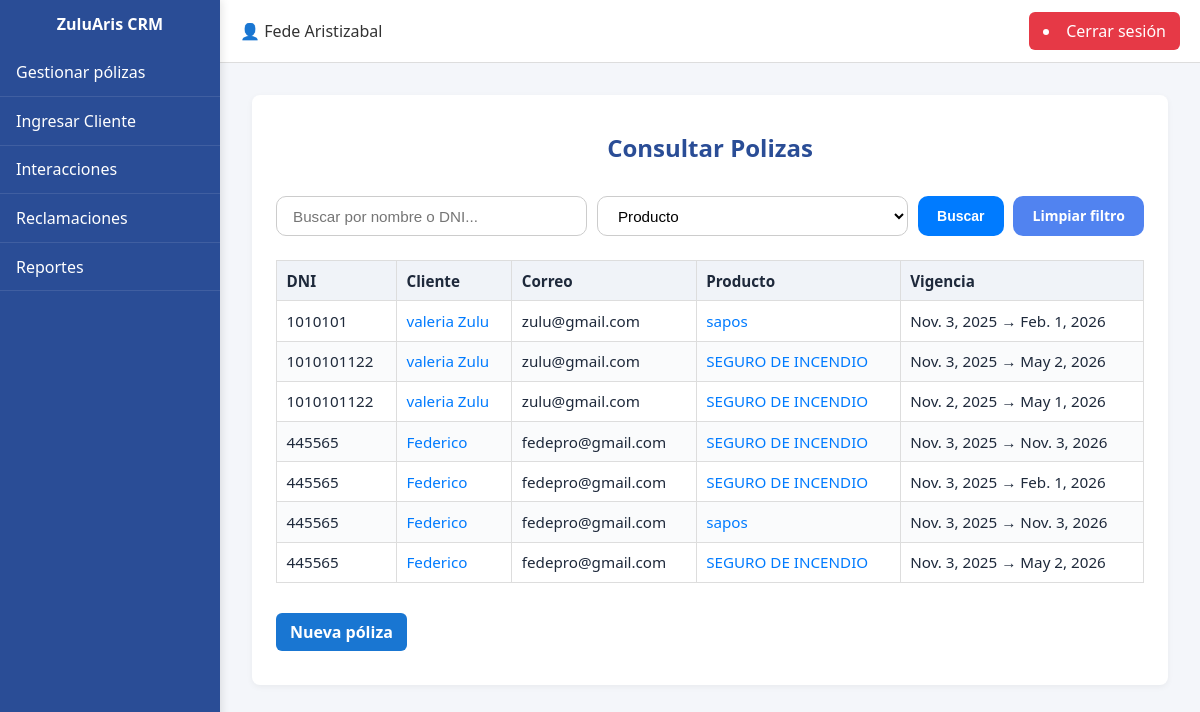
The page /gestionar/ (signed in) on the database as committed earlier.
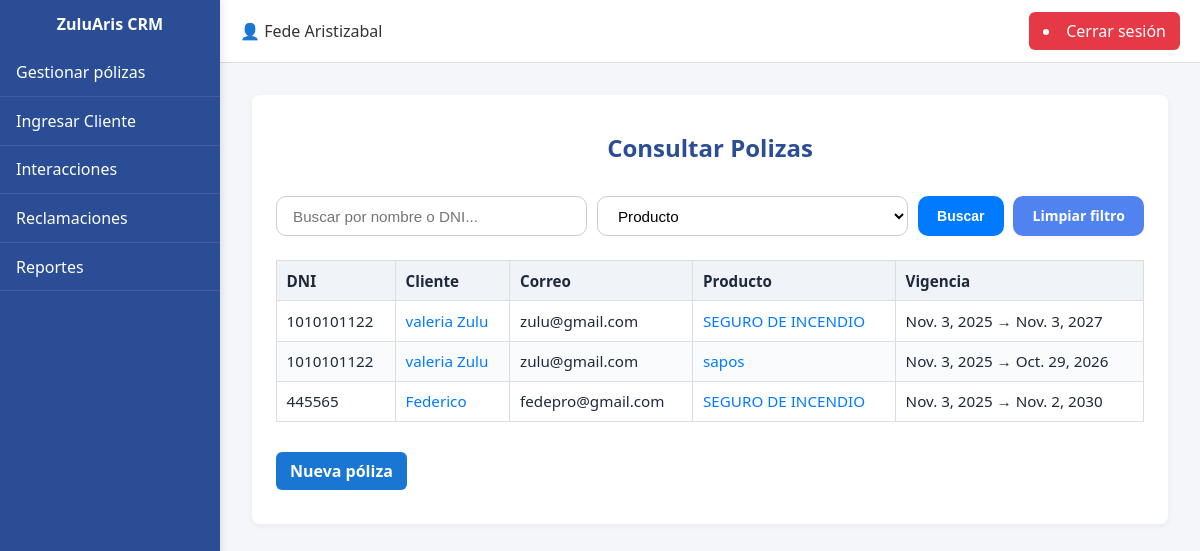
The same page on the database as committed later.
### CRM/models.py (models this page shows)
class Clientes(models.Model):
    dni = models.CharField(max_length=50, primary_key=True)
    id_tipo_dni = models.ForeignKey(Tipo_DNI, on_delete=models.CASCADE)
    nombre = models.CharField(max_length=200)
    direccion = models.CharField(max_length=200, blank=True, null=True)
    id_ciudad = models.ForeignKey(Ciudades, on_delete=models.CASCADE)
    telefono = models.CharField(max_length=50, blank=True, null=True)
    celular = models.CharField(max_length=50)
    correo = models.EmailField(blank=True, null=True)
    asesor = models.ForeignKey("Usuarios", on_delete=models.SET_NULL, null=True, blank=True, related_name="clientes")
    class Meta:
        db_table = "clientes"

class Polizas(models.Model):
    id = models.AutoField(primary_key=True)
    id_producto = models.ForeignKey(Productos, on_delete=models.CASCADE)
    id_canal_venta = models.ForeignKey(Canal_venta, on_delete=models.CASCADE)
    id_tipo_poliza = models.ForeignKey(Tipo_Poliza, on_delete=models.CASCADE)
    id_forma_pago = models.ForeignKey(Formas_pago, on_delete=models.CASCADE)
    dni_cliente = models.ForeignKey(Clientes, on_delete=models.CASCADE)
    fecha_inicio = models.DateField()
    fecha_fin = models.DateField()
    class Meta:
        db_table = "polizas"

class Productos(models.Model):
    id = models.AutoField(primary_key=True)
    descripcion = models.CharField(max_length=50, unique=True)
    id_ramo = models.ForeignKey(Ramos, on_delete=models.CASCADE)
    class Meta:
        db_table = "productos"

### CRM/views.py (the view)
# urls.py: path('gestionar/', CRM.views.gestionar_clientes, name='gestionar_clientes'),
def gestionar_clientes(request):
    if not request.user.is_authenticated:
        messages.error(request, "Debes iniciar sesión para acceder a esta sección.")
        return redirect("/login")
    try:
        asesor = Usuarios.objects.get(user=request.user)
    except Usuarios.DoesNotExist:
        messages.error(request, "Tu cuenta no está asociada a un perfil válido.")
        return redirect("/")
    clientes = Clientes.objects.filter(asesor=asesor)
    query = request.GET.get("q")
    producto_id = request.GET.get("producto")
    if query:
        clientes = clientes.filter(
            Q(nombre__icontains=query) | Q(dni__icontains=query)
        )
    polizas = Polizas.objects.filter(dni_cliente__in=clientes).select_related("id_producto", "id_canal_venta")
    if producto_id:
        polizas = polizas.filter(id_producto_id=producto_id)
    datos_clientes = []
    for cliente in clientes:
        polizas_cliente = polizas.filter(dni_cliente=cliente).order_by("-fecha_inicio")
        datos_clientes.append({
            "cliente": cliente,
            "polizas": polizas_cliente
        })
    return render(request, "consultar.html", {
        "datos_clientes": datos_clientes,
        "query": query or "",
        "productos": Productos.objects.all()
    })

### CRM/templates/consultar.html (shortened to what this page needs)
{% extends 'layout_panel.html' %}
{% load static %}
{% block content %}
<div class="card">
    <div class="card-header">
        <h2>Consultar Polizas</h2>
    </div>
    <form class="consulta-filtros" method="get" action="">
            <div class="grupo-busqueda">
                <input
                    type="text"
                    name="q"
                    value="{{ query }}"
                    placeholder="Buscar por nombre o DNI..."
                    class="input-busqueda"
                >
                <select name="producto" class="input-select">
                    <option value="">Producto</option>
                </select>
                <button type="submit" class="btn-buscar">Buscar</button>
                    <a href="{% url 'gestionar_clientes' %}" class="btn-limpiar">Limpiar filtro</a>
            </div>
        </form>
    <table>
        <thead>
            <tr>
                <th>DNI</th>
                <th>Cliente</th>
                <th>Correo</th>
                <th>Producto</th>
                <th>Vigencia</th>
            </tr>
        </thead>
        <tbody>
            {% if datos_clientes %}
                {% for item in datos_clientes %}
                    {% for poliza in item.polizas %}
                    <tr>
                        <td>{{ item.cliente.dni }}</td>
                        <td>
                            <a href="{% url 'detalle_cliente' item.cliente.dni %}" class="cliente-link">
                                {{ item.cliente.nombre }}
                            </a>
                        </td>
                        <td>{{ item.cliente.correo|default:"-" }}</td>
                        <td>
                            <a href="{% url 'detalle_poliza' poliza.id %}" class="cliente-link">
                                {{ poliza.id_producto.descripcion }}
                            </a>
                        </td>
                        <td>
                            {{ poliza.fecha_inicio }} → {{ poliza.fecha_fin }}
                        </td>
                    </tr>
                    {% endfor %}
                {% endfor %}
            {% else %}
                <tr>
                    <td colspan="6" style="text-align:center;">No hay clientes registrados.</td>
                </tr>
            {% endif %}
        </tbody>
    </table>
    <div class="acciones-polizas">
        <a href="{% url 'crear_poliza' %}" class="btn-guardar">Nueva póliza</a>
    </div>
</div>
{% endblock %}

### CRM/templates/layout_panel.html (shortened to what this page needs)
{% load static %}
<!DOCTYPE html>
<html lang="es">
<head>
    {% load static %}
    <link rel="stylesheet" href="{% static 'styles/globalstyles.css' %}">
</head>
<body>
    <div class="container">
        <aside class="sidebar">
            <div class="logo">ZuluAris CRM</div>
            <nav>
                <ul>
                    <li><a href="/gestionar/">Gestionar pólizas</a></li>
                    <li><a href="/client_form/">Ingresar Cliente</a></li>
                    <li><a href="/interacciones/">Interacciones</a></li>
                    <li><a href="/reclamaciones/">Reclamaciones</a></li>
                    <li><a href="/reportes/">Reportes</a></li>
                </ul>
            </nav>
        </aside>
        <main class="main-content">
            <header class="navbar">
                <div class="navbar-left">
                    <span class="user">👤 {{ request.user.first_name }} {{ request.user.last_name }}</span>
                </div>
                <div class="navbar-right">
                    <li class="btn-logout">
                        <a href="/logout/">Cerrar sesión</a>
                    </li>
                </div>
            </header>
            <section class="content">
                {% block content %}
                {% endblock %}
            </section>
        </main>
    </div>
</body>
</html>

### CRM/static/styles/globalstyles.css (style rules this page uses)
body { margin: 0; font-family: 'Ubuntu', sans-serif; background-color: #f9fafb; color: #1e293b; }
a { text-decoration: none; color: inherit; }
h1, h2, h3, h4 { margin: 0.5em 0; }
h2 { color: #2a4d96 }
body { margin: 0; font-family: 'Segoe UI', sans-serif; background-color: #f4f6fa; }
.container { display: flex; height: 100vh; }
.sidebar { width: 220px; background-color: #2a4d96; color: #fff; display: flex; flex-direction: column; }
.logo { font-weight: bold; text-align: center; padding: 6%; }
.sidebar nav ul { list-style: none; padding: 0; margin: 0; }
.sidebar nav ul li { border-bottom: 1px solid rgba(255, 255, 255, 0.1); }
.sidebar nav ul li a { display: block; color: #fff; padding: 0.8rem 1rem; text-decoration: none; transition: background 0.3s; }
.main-content { flex: 1; display: flex; flex-direction: column; }
.navbar { background-color: #fff; border-bottom: 1px solid #ddd; padding: 0.8rem 1.5rem; display: flex; justify-content: flex-end; align-items: center; }
.user { font-weight: 500; }
.content { padding: 2rem; }
.card { background-color: #fff; border-radius: 8px; padding: 1.5rem; box-shadow: 0 2px 6px rgba(0, 0, 0, 0.05); }
.card h2 { color: #2a4d96; margin-bottom: 1rem; }
table { width: 100%; border-collapse: collapse; margin-top: 1rem; }
table th, table td { border: 1px solid #ddd; padding: 0.6rem; text-align: left; font-size: 0.95rem; }
table th { background-color: #f0f3f8; font-weight: 600; }
table tr:nth-child(even) { background-color: #fafbfc; }
.sidebar { background-color: #2a4d96; color: #fff; width: 220px; height: 100vh; display: flex; flex-direction: column; box-shadow: 2px 0 8px rgba(0, 0, 0, 0.1); position: fixed; top: 0; left: 0; z-index: 100; }
.main-content { margin-left: 220px; display: flex; flex-direction: column; min-height: 100vh; }
.user { font-weight: 600; color: #2a4d96; }
.btn-buscar { background-color: #244a8d; color: white; border: none; border-radius: 0.8rem; padding: 0.7rem 1rem; cursor: pointer; transition: background-color 0.3s ease; }
form { display: flex; flex-direction: column; gap: 15px; margin-top: 15px; }
input { padding: 10px; border: 1px solid #cbd5e1; border-radius: 6px; font-size: 14px; background-color: #fff; transition: border 0.2s ease; }
input, select { padding: 10px; border: 1px solid #cbd5e1; border-radius: 6px; font-size: 14px; background-color: #fff; transition: border 0.2s ease; }
.navbar { display: flex; justify-content: space-between; align-items: center; background-color: #ffffff; padding: 12px 20px; border-bottom: 1px solid #ddd; }
.btn-logout { background-color: #e63946; color: #fff; border: none; padding: 8px 14px; border-radius: 6px; cursor: pointer; font-weight: 500; transition: background-color 0.3s ease; }
.user { font-weight: 500; color: #333; }
.cliente-link { color: #1976d2; text-decoration: none; font-weight: 500; }
.consulta-filtros { display: flex; justify-content: space-between; align-items: center; flex-wrap: wrap; gap: 0.8rem; margin-bottom: 1.5rem; }
.grupo-busqueda { display: flex; gap: 0.6rem; flex-wrap: wrap; width: 100%; }
.input-busqueda, .input-select { padding: 0.6rem 1rem; border: 1px solid #ccc; border-radius: 10px; font-size: 0.95rem; flex: 1; min-width: 180px; }
.btn-buscar { background-color: #007bff; color: white; border: none; border-radius: 10px; padding: 0.6rem 1.2rem; cursor: pointer; transition: background 0.2s; font-size: 14px; font-weight: bold; }
.cliente-link { color: #007bff; text-decoration: none; font-weight: 500; }
.btn-limpiar { background-color: #5183f0; color: white; border: none; border-radius: 10px; padding: 0.6rem 1.2rem; cursor: pointer; transition: background 0.2s; font-size: 14px; font-weight: bold; }
.card-header { display: flex; justify-content: center; align-items: center; margin-bottom: 1rem; text-align: center; }
.btn-guardar { background-color: #1976d2; color: #fff; border: none; padding: 8px 14px; border-radius: 6px; cursor: pointer; font-weight: 500; transition: background-color 0.3s ease; font-weight: bold; font-size: 16px; height: 100%; }
.acciones-polizas { display: flex; gap: 10px; margin-bottom: 10px; margin-top: 30px; }

Rows that differ between the two databases and show on the page:
removed Clientes: cliente.dni "1010101", cliente.nombre "valeria Zulu", cliente.correo "zulu@gmail.com"
removed Polizas: id_producto.descripcion "sapos", fecha_inicio "Nov. 3, 2025", fecha_fin "Feb. 1, 2026"
removed Polizas: {{ item.cliente.dni }} "1010101122", {{ item.cliente.nombre }} "valeria Zulu", {{ item.cliente.correo|default:"-" }} "zulu@gmail.com", id_producto.descripcion "SEGURO DE INCENDIO", fecha_inicio "Nov. 3, 2025", fecha_fin "May 2, 2026", shown under Clientes "valeria Zulu"
removed Polizas: {{ item.cliente.dni }} "1010101122", {{ item.cliente.nombre }} "valeria Zulu", {{ item.cliente.correo|default:"-" }} "zulu@gmail.com", id_producto.descripcion "SEGURO DE INCENDIO", fecha_inicio "Nov. 2, 2025", fecha_fin "May 1, 2026", shown under Clientes "valeria Zulu"
removed Polizas: {{ item.cliente.dni }} "445565", {{ item.cliente.nombre }} "Federico", {{ item.cliente.correo|default:"-" }} "fedepro@gmail.com", id_producto.descripcion "SEGURO DE INCENDIO", fecha_inicio "Nov. 3, 2025", fecha_fin "Nov. 3, 2026", shown under Clientes "Federico"
removed Polizas: {{ item.cliente.dni }} "445565", {{ item.cliente.nombre }} "Federico", {{ item.cliente.correo|default:"-" }} "fedepro@gmail.com", id_producto.descripcion "SEGURO DE INCENDIO", fecha_inicio "Nov. 3, 2025", fecha_fin "Feb. 1, 2026", shown under Clientes "Federico"
removed Polizas: {{ item.cliente.dni }} "445565", {{ item.cliente.nombre }} "Federico", {{ item.cliente.correo|default:"-" }} "fedepro@gmail.com", id_producto.descripcion "sapos", fecha_inicio "Nov. 3, 2025", fecha_fin "Nov. 3, 2026", shown under Clientes "Federico"
removed Polizas: {{ item.cliente.dni }} "445565", {{ item.cliente.nombre }} "Federico", {{ item.cliente.correo|default:"-" }} "fedepro@gmail.com", id_producto.descripcion "SEGURO DE INCENDIO", fecha_inicio "Nov. 3, 2025", fecha_fin "May 2, 2026", shown under Clientes "Federico"
added Polizas: {{ item.cliente.dni }} "1010101122", {{ item.cliente.nombre }} "valeria Zulu", {{ item.cliente.correo|default:"-" }} "zulu@gmail.com", id_producto.descripcion "SEGURO DE INCENDIO", fecha_inicio "Nov. 3, 2025", fecha_fin "Nov. 3, 2027", shown under Clientes "valeria Zulu"
added Polizas: {{ item.cliente.dni }} "1010101122", {{ item.cliente.nombre }} "valeria Zulu", {{ item.cliente.correo|default:"-" }} "zulu@gmail.com", id_producto.descripcion "sapos", fecha_inicio "Nov. 3, 2025", fecha_fin "Oct. 29, 2026", shown under Clientes "valeria Zulu"
added Polizas: {{ item.cliente.dni }} "445565", {{ item.cliente.nombre }} "Federico", {{ item.cliente.correo|default:"-" }} "fedepro@gmail.com", id_producto.descripcion "SEGURO DE INCENDIO", fecha_inicio "Nov. 3, 2025", fecha_fin "Nov. 2, 2030", shown under Clientes "Federico"
